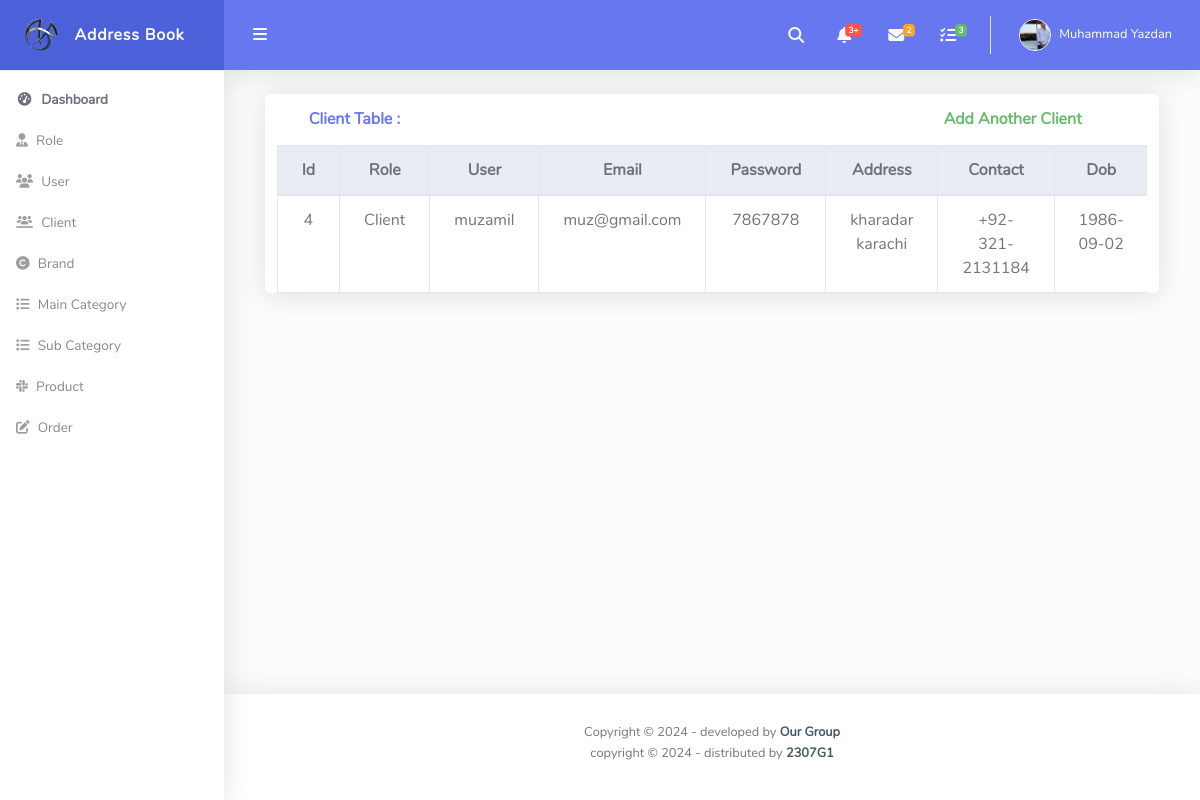
Screenshot of /admin/client_show.php with the database file from the repository.
### tables this page shows
CREATE TABLE `client` (
  `id` int(11) NOT NULL,
  `role_id_FK` int(11) NOT NULL,
  `name` varchar(255) NOT NULL,
  `email` varchar(255) NOT NULL,
  `password` varchar(20) NOT NULL,
  `address` varchar(255) NOT NULL,
  `contact` varchar(20) NOT NULL,
  `dob` date NOT NULL
);

CREATE TABLE `role` (
  `id` int(11) NOT NULL,
  `role_name` varchar(255) NOT NULL
);

### admin/client_show.php (the view, shortened to what this page needs)
<?php
include("./connection.php");
include("./header.php");
$sql = "select client .* ,  role.role_name from client inner join role on role.id = client.role_id_FK";
$result = mysqli_query($con, $sql);
?>
<div id="content-wrapper" class="d-flex flex-column">
    <div id="content">
        <nav class="navbar navbar-expand navbar-light bg-navbar topbar mb-4 static-top">
            <button id="sidebarToggleTop" class="btn btn-link rounded-circle mr-3">
                <i class="fa fa-bars"></i>
            </button>
            <ul class="navbar-nav ml-auto">
                <li class="nav-item dropdown no-arrow">
                    <a class="nav-link dropdown-toggle" href="#" id="searchDropdown" role="button" data-toggle="dropdown" aria-haspopup="true" aria-expanded="false">
                        <i class="fas fa-search fa-fw"></i>
                    </a>
                </li>
                <li class="nav-item dropdown no-arrow mx-1">
                    <a class="nav-link dropdown-toggle" href="#" id="alertsDropdown" role="button" data-toggle="dropdown" aria-haspopup="true" aria-expanded="false">
                        <i class="fas fa-bell fa-fw"></i>
                        <span class="badge badge-danger badge-counter">3+</span>
                    </a>
                </li>
                <li class="nav-item dropdown no-arrow mx-1">
                    <a class="nav-link dropdown-toggle" href="#" id="messagesDropdown" role="button" data-toggle="dropdown" aria-haspopup="true" aria-expanded="false">
                        <i class="fas fa-envelope fa-fw"></i>
                        <span class="badge badge-warning badge-counter">2</span>
                    </a>
                </li>
                <li class="nav-item dropdown no-arrow mx-1">
                    <a class="nav-link dropdown-toggle" href="#" id="messagesDropdown" role="button" data-toggle="dropdown" aria-haspopup="true" aria-expanded="false">
                        <i class="fas fa-tasks fa-fw"></i>
                        <span class="badge badge-success badge-counter">3</span>
                    </a>
                </li>
                <li class="nav-item dropdown no-arrow">
                    <a class="nav-link dropdown-toggle" href="#" id="userDropdown" role="button" data-toggle="dropdown" aria-haspopup="true" aria-expanded="false">
                        <img class="img-profile rounded-circle" src="../me.png" style="max-width: 60px">
                        <span class="ml-2 d-none d-lg-inline text-white small">Muhammad Yazdan</span>
                    </a>
                </li>
            </ul>
        </nav>
        <div class="card col-lg-11 mx-auto">
            <div class="container">
                <div class="row">
                    <div class="col-lg-9 card-header py-3 d-flex flex-row align-items-center justify-content-between">
                        <h6 class="m-0 font-weight-bold text-primary">Client Table :</h6>
                    </div>
                    <div class="col-lg-3 card-header py-3 d-flex flex-row align-items-center justify-content-between">
                        <a href="./client_add.php">
                            <h6 class="m-0 font-weight-bold text-success">Add Another Client</h6>
                        </a>
                    </div>
                </div>
            </div>
            <div class="table-responsive">
                <table class="table align-items-center table-bordered border-dark text-center">
                    <thead class="thead-light">
                        <tr>
                            <th scope="col">Id</th>
                            <th scope="col">Role</th>
                            <th scope="col">User</th>
                            <th scope="col">Email</th>
                            <th scope="col">Password</th>
                            <th scope="col">Address</th>
                            <th scope="col">Contact</th>
                            <th scope="col">Dob</th>
                        </tr>
                    </thead>
                    <tbody>
                        <tr>
                        <tr>
                            <?php
                            while ($rows = mysqli_fetch_assoc($result)) {
                            ?>
                                <td><?php echo $rows['id'] ?></td>
                                <td><?php echo $rows['role_name'] ?></td>
                                <td><?php echo $rows['name'] ?></td>
                                <td><?php echo $rows['email'] ?></td>
                                <td><?php echo $rows['password'] ?></td>
                                <td><?php echo $rows['address'] ?></td>
                                <td><?php echo $rows['contact'] ?></td>
                                <td><?php echo $rows['dob'] ?></td>
                        </tr>
                    <?php  } ?>
                    </tbody>
                </table>
            </div>
        </div>
    </div>
    <?php
    include("./footer.php");
    ?>

### rows the page displays
client: id "4", role_id_FK.role_name "Client", name "muzamil", email "muz@gmail.com", password "7867878", address "kharadar karachi", contact "+92-321-2131184", dob "1986-09-02"
